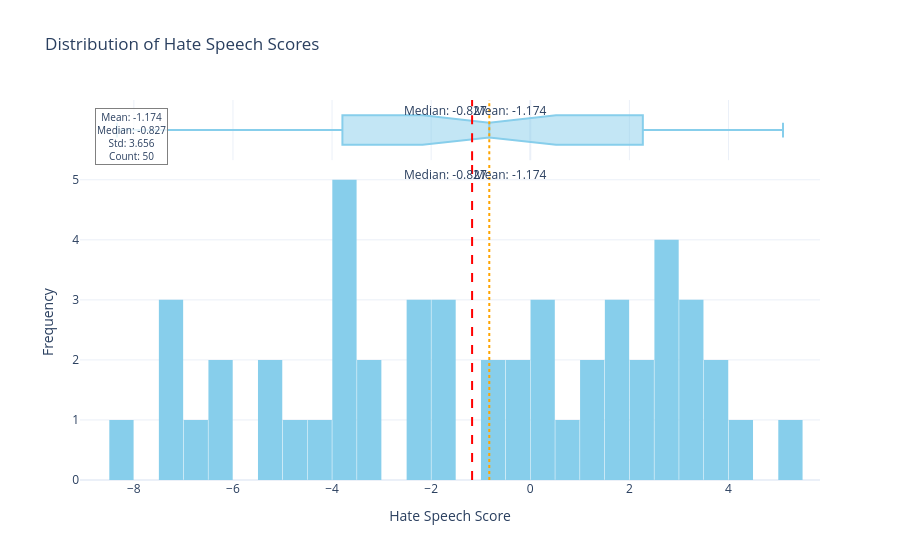

Write notebook code for a chart like this one.
### Code cell
p.plot_score_distribution(score_col='Bradley_Terry_Score_full')

### Figure 1 — Plotly figure (JSON) as saved in the notebook; plotly's stock layout.template omitted (floating-point values rounded to 4 significant figures)
{"data": [{"bingroup": "x", "hovertemplate": "<b>Hate Speech Score</b>: %{x}<br><b>Count</b>: %{y}<extra></extra>", "legendgroup": "", "marker": {"color": "skyblue", "pattern": {"shape": ""}}, "name": "", "nbinsx": 30, "orientation": "v", "showlegend": false, "type": "histogram", "x": [-8.34, -3.972, -5.385, -6.383, -6.448, -5.1, -1.698, -4.759, -3.306, -3.058, -7.309, -2.353, -0.07321, -7.316, -3.791, -1.981, -6.57, -7.193, -2.463, -4.433, -2.469, 1.081, 1.447, 3.019, 2.272, -0.08706, -3.782, -1.786, 0.2724, -3.769, 1.858, 1.756, 2.377, 3.204, 3.69, 0.1128, -3.526, 3.571, 2.918, -0.8959, 3.064, 2.605, 0.2698, 0.5504, -0.7582, 2.537, 1.692, 5.1, 4.362, 2.549], "xaxis": "x", "yaxis": "y"}, {"hovertemplate": "<b>Hate Speech Score</b>: %{x}<br><b>Count</b>: %{y}<extra></extra>", "legendgroup": "", "marker": {"color": "skyblue"}, "name": "", "notched": true, "showlegend": false, "type": "box", "x": [-8.34, -3.972, -5.385, -6.383, -6.448, -5.1, -1.698, -4.759, -3.306, -3.058, -7.309, -2.353, -0.07321, -7.316, -3.791, -1.981, -6.57, -7.193, -2.463, -4.433, -2.469, 1.081, 1.447, 3.019, 2.272, -0.08706, -3.782, -1.786, 0.2724, -3.769, 1.858, 1.756, 2.377, 3.204, 3.69, 0.1128, -3.526, 3.571, 2.918, -0.8959, 3.064, 2.605, 0.2698, 0.5504, -0.7582, 2.537, 1.692, 5.1, 4.362, 2.549], "xaxis": "x2", "yaxis": "y2"}], "layout": {"annotations": [{"showarrow": false, "text": "Mean: -1.174", "x": -1.174, "xanchor": "left", "xref": "x", "y": 1, "yanchor": "top", "yref": "y domain"}, {"showarrow": false, "text": "Mean: -1.174", "x": -1.174, "xanchor": "left", "xref": "x2", "y": 1, "yanchor": "top", "yref": "y2 domain"}, {"showarrow": false, "text": "Median: -0.827", "x": -0.8271, "xanchor": "right", "xref": "x", "y": 1, "yanchor": "top", "yref": "y domain"}, {"showarrow": false, "text": "Median: -0.827", "x": -0.8271, "xanchor": "right", "xref": "x2", "y": 1, "yanchor": "top", "yref": "y2 domain"}, {"bgcolor": "rgba(255,255,255,0.8)", "bordercolor": "gray", "borderwidth": 1, "font": {"size": 10}, "showarrow": false, "text": "Mean: -1.174<br>Median: -0.827<br>Std: 3.656<br>Count: 50", "x": 0.02, "xanchor": "left", "xref": "paper", "y": 0.98, "yanchor": "top", "yref": "paper"}], "bargap": 0.02, "barmode": "relative", "hovermode": "x unified", "legend": {"tracegroupgap": 0}, "shapes": [{"line": {"color": "red", "dash": "dash"}, "type": "line", "x0": -1.174, "x1": -1.174, "xref": "x", "y0": 0, "y1": 1, "yref": "y domain"}, {"line": {"color": "red", "dash": "dash"}, "type": "line", "x0": -1.174, "x1": -1.174, "xref": "x2", "y0": 0, "y1": 1, "yref": "y2 domain"}, {"line": {"color": "orange", "dash": "dot"}, "type": "line", "x0": -0.8271, "x1": -0.8271, "xref": "x", "y0": 0, "y1": 1, "yref": "y domain"}, {"line": {"color": "orange", "dash": "dot"}, "type": "line", "x0": -0.8271, "x1": -0.8271, "xref": "x2", "y0": 0, "y1": 1, "yref": "y2 domain"}], "showlegend": false, "title": {"text": "Distribution of Hate Speech Scores"}, "xaxis": {"anchor": "y", "domain": [0, 1], "title": {"text": "Hate Speech Score"}}, "xaxis2": {"anchor": "y2", "domain": [0, 1], "matches": "x", "showgrid": true, "showticklabels": false}, "yaxis": {"anchor": "x", "domain": [0, 0.8316], "title": {"text": "Frequency"}}, "yaxis2": {"anchor": "x2", "domain": [0.8416, 1], "matches": "y2", "showgrid": false, "showline": false, "showticklabels": false, "ticks": ""}}}
